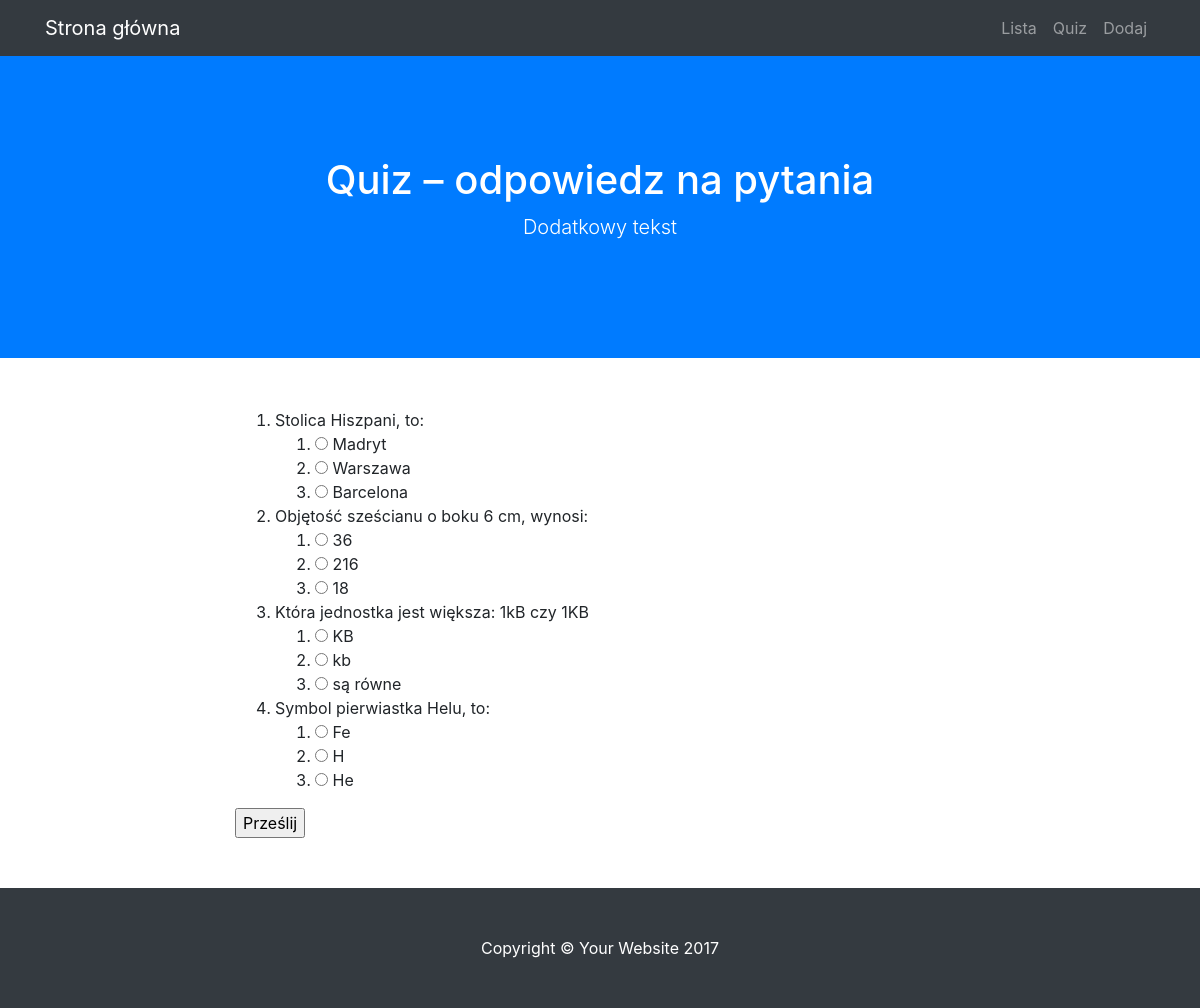
The page /quiz on the database as committed earlier.
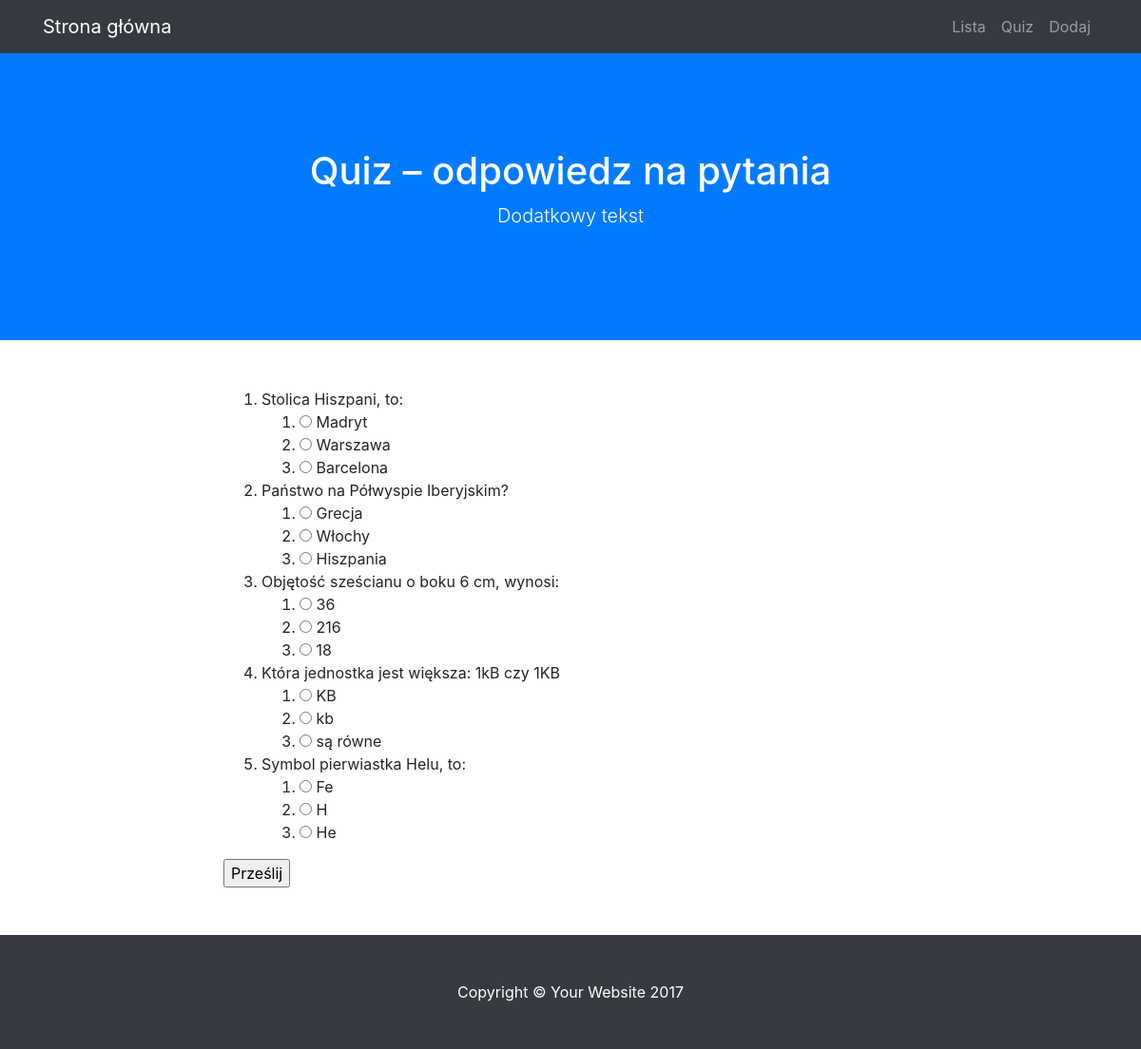
The same page on the database as committed later.
### modele.py (models this page shows)
class BazaModel(Model):
    class Meta:
        database = baza

class Pytanie(BazaModel):
    pytanie = CharField(null=False)
    kategoria = ForeignKeyField(Kategoria, related_name='pytania')

class Odpowiedz(BazaModel):
    odpowiedz = CharField(null=False)
    pytanie = ForeignKeyField(Pytanie, related_name='odpowiedzi')
    odpok = IntegerField(default=0)

### views.py (the view, shortened to what this page needs)
@app.route("/quiz", methods=['GET', 'POST'])
def quiz():
    print(request.form)
    pytania = Pytanie.select().join(Odpowiedz).distinct()
    return render_template('quiz.html', pytania=pytania)

### app.py (called while the page is built)
@app.before_request
def before_request():
    g.db = baza
    g.db.connect()

@app.after_request
def after_request(response):
    g.db.close()
    return response

### templates/quiz.html (shortened to what this page needs)
{% extends "szablon.html" %}
{% block h1 %}Quiz – odpowiedz na pytania{% endblock %}
{% block tresc %}
    <form method="POST">
        <ol>
        {% for p in pytania %}
            <li>
                {{ p.pytanie }}
                <ol>
                    {% for o in p.odpowiedzi %}
                    <li>
                        <input type="radio" name="{{ p.id }}" value="{{ o.id }}">
                        {{ o.odpowiedz }}</li>
                    {% endfor %}
                </ol>
            </li>
        {% endfor %}
        </ol>
        <input type="submit" value="Prześlij">
    </form>
{% endblock %}

### templates/szablon.html (shortened to what this page needs)
<!DOCTYPE html>
<html lang="pl">
  <head>
    <link href="{{ url_for('static', filename='vendor/bootstrap/css/bootstrap.min.css') }}" rel="stylesheet">
    <link href="{{ url_for('static', filename='css/scrolling-nav.css') }}" rel="stylesheet">
    <link href="{{ url_for('static', filename='css/style.css') }}" rel="stylesheet">
  </head>
  <body id="page-top">
    <nav class="navbar navbar-expand-lg navbar-dark bg-dark fixed-top" id="mainNav">
      <div class="container">
        <a class="navbar-brand js-scroll-trigger" href="{{ url_for('index') }}">Strona główna</a>
        <div class="collapse navbar-collapse" id="navbarResponsive">
          <ul class="navbar-nav ml-auto">
            <li class="nav-item">
              <a class="nav-link js-scroll-trigger" href="{{ url_for('lista') }}">Lista</a>
            </li>
            <li class="nav-item">
              <a class="nav-link js-scroll-trigger" href="{{ url_for('quiz') }}">Quiz</a>
            </li>
            <li class="nav-item">
              <a class="nav-link js-scroll-trigger" href="{{ url_for('dodaj') }}">Dodaj</a>
            </li>
          </ul>
        </div>
      </div>
    </nav>
    <header class="bg-primary text-white">
      <div class="container text-center">
        <h1>{% block h1 %}{% endblock %}</h1>
        <p class="lead">Dodatkowy tekst</p>
      </div>
    </header>
    <section id="tresc">
      <div class="container">
        <div class="row">
          <div class="col-lg-8 mx-auto">
            {% block tresc %}{% endblock %}
          </div>
        </div>
      </div>
    </section>
    <footer class="py-5 bg-dark">
      <div class="container">
        <p class="m-0 text-center text-white">Copyright &copy; Your Website 2017</p>
      </div>
    </footer>
  </body>
</html>

### static/css/scrolling-nav.css (style rules this page uses)
header { padding: 154px 0 100px; }
@media (min-width: 992px) { header { padding: 156px 0 100px; } }
section { padding: 150px 0; }

### static/css/style.css (style rules this page uses)
#tresc { padding-top: 50px; padding-bottom: 50px; }

Rows that differ between the two databases and show on the page:
added Pytanie: pytanie "Państwo na Półwyspie Iberyjskim?"
added Odpowiedz: odpowiedz "Grecja", shown under "Państwo na Półwyspie Iberyjskim?"
added Odpowiedz: odpowiedz "Włochy", shown under "Państwo na Półwyspie Iberyjskim?"
added Odpowiedz: odpowiedz "Hiszpania", shown under "Państwo na Półwyspie Iberyjskim?"
